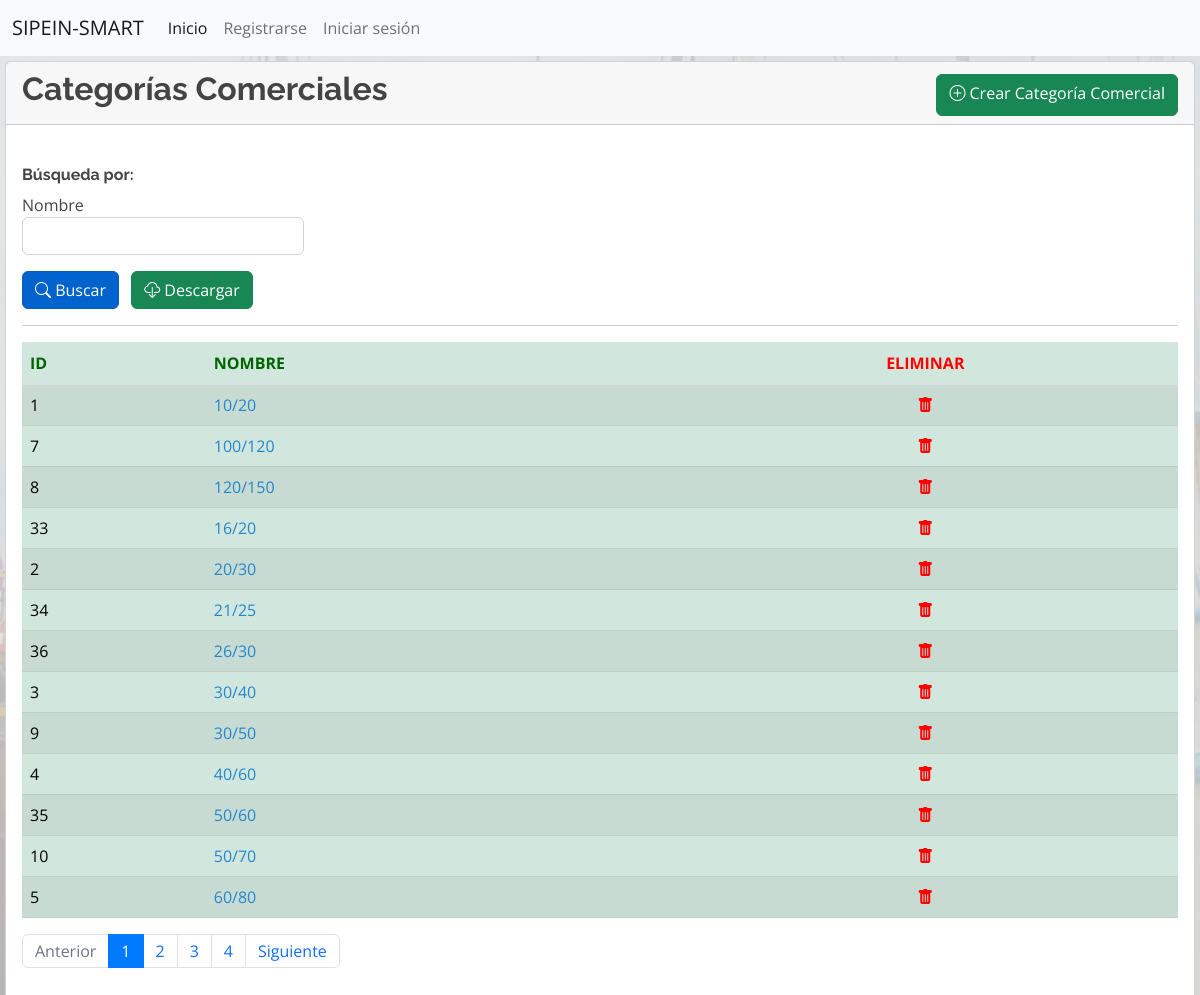
Page /categorias/ on the committed database.
### industrial/models.py (models this page shows, shortened)
class Categoria(models.Model):
    nombre = models.TextField(max_length=100, unique=True, verbose_name='Nombre')
    class Meta:
        ordering = ['nombre']

### industrial/views.py (the view)
# urls.py: path('categorias/', views.listar_categoria, name='listar_categorias'),
def listar_categoria(request):
    context = {}
    filtered_categorias = CategoriaFiltro(request.GET, queryset=Categoria.objects.all())
    context['filtered_categorias'] = filtered_categorias
    paginated_filtered_categorias = Paginator(filtered_categorias.qs,13)
    page_number = request.GET.get('page')
    categoria_page_obj = paginated_filtered_categorias.get_page(page_number)
    context['categoria_page_obj'] = categoria_page_obj
    return render(request, 'categorias_lista.html', context=context)

### industrial/templates/categorias_lista.html
{% extends 'base.html' %}
{% load widget_tweaks %}
{% block contenido %}
<main style="margin-left: 5px; margin-right: 5px; margin-top: 5px;">
	<div class="card">
		<div class="card-header">
			<div class="row">
				<div class="col-md-6 col-lg-8">
					<h2 class="card-title"><strong>Categorías Comerciales</strong></h2>
				</div>
				<div class="col-md-6 col-lg-4 mt-1 d-md-flex justify-content-md-end">
					<a class="btn btn-success align-middle" href="{% url 'crear_categorias' %}" role="button">
						<i class="bi bi-plus-circle"></i>&nbsp;Crear Categoría Comercial</a>
				</div>
			</div>
		</div>
		<div class="card-body">
			<form method="get">
				<br>
				<h6><strong>Búsqueda por:</strong></h6>
				<div class="form-row" style="display: flex;">
					<div class="form-group col-sm-4 col-md-3">
						<h7>Nombre</h7>
						{% render_field filtered_categorias.form.nombre__icontains class="form-control" %}
					</div>
				</div>
				<ul class="list-inline">
					<li class="list-inline-item">
						<button class="btn btn-primary active align-middle" type="submit">
							<i class="bi bi-search"></i>&nbsp;Buscar
						</button>
					</li>
					<li class="list-inline-item">
						<button class="btn btn-success align-middle" >
							<i class="bi bi-cloud-download"></i>&nbsp;Descargar
						</button>
					</li>
				</ul>
				<hr>
			</form>
			<div class="table-responsive">
				<table class="table table-success table-striped">
					<thead style="color:darkgreen;">
						<tr>
							<th>ID</th>
							<th>NOMBRE</th>
							<th style="text-align: center; color:red">ELIMINAR</th>
						</tr>
					</thead>
					<tbody>
						{% for categoria in categoria_page_obj %}
						<tr>
							<td>{{ categoria.id }}</td>
							<td>
								<a href="{% url 'editar_categorias' categoria.id %}">
									{{ categoria.nombre|upper }}
								</a>
							</td>
							<td style="text-align: center";>
								<a href="{% url 'eliminar_categorias' categoria.id %}">
									<i style="color: red" class="bi bi-trash-fill"></i>
								</a>
							</td>
						</tr>
						{% endfor %}
					</tbody>
				</table>
				<nav aria-label="...">
					{% if categoria_page_obj.has_other_pages %}
					<ul class="pagination">
						{% if categoria_page_obj.has_previous %}
						<li class="page-item"><a class="page-link"
								href="?page={{ categoria_page_obj.previous_page_number }}">Anterior</a></li>
						{% else %}
						<li class="page-item disabled"><span class="page-link">Anterior</span></li>
						{% endif %}
						{% for i in categoria_page_obj.paginator.page_range %}
						{% if categoria_page_obj.number == i %}
						<li class="page-item active" aria-current="page"><a class="page-link" href="#">{{ i }}</a></li>
						{% else %}
						<li class="page-item"><a class="page-link" href="?page={{ i }}">{{ i }}</a></li>
						{% endif %}
						{% endfor %}
						{% if categoria_page_obj.has_next %}
						<li class="page-item"><a class="page-link"
								href="?page={{ categoria_page_obj.next_page_number }}">Siguiente</a></li>
						{% else %}
						<li class="page-item disabled"><span class="page-link">Siguiente</span></li>
						{% endif %}
					</ul>
					{% endif %}
				</nav>
			</div>
		</div>
	</div>
</main>
{% endblock %}

### industrial/static/css/custom.css (style rules this page uses)
body { background-image: url(../img/fondo.png); background-repeat: no-repeat; background-size: cover; }

### industrial/static/css/style.css (style rules this page uses)
body { font-family: "Open Sans", sans-serif; color: #444444; }
a { color: #2487ce; text-decoration: none; }
h1, h2, h3, h4, h5, h6 { font-family: "Raleway", sans-serif; }

### rows in the picture
Categoria: id "1", nombre "10/20"
Categoria: id "7", nombre "100/120"
Categoria: id "8", nombre "120/150"
Categoria: id "33", nombre "16/20"
Categoria: id "2", nombre "20/30"
Categoria: id "34", nombre "21/25"
Categoria: id "36", nombre "26/30"
Categoria: id "3", nombre "30/40"
Categoria: id "9", nombre "30/50"
Categoria: id "4", nombre "40/60"
Categoria: id "35", nombre "50/60"
Categoria: id "10", nombre "50/70"
Categoria: id "5", nombre "60/80"

### other values in the picture
{{ i }} "1"
{{ i }} "2" "3" "4"
